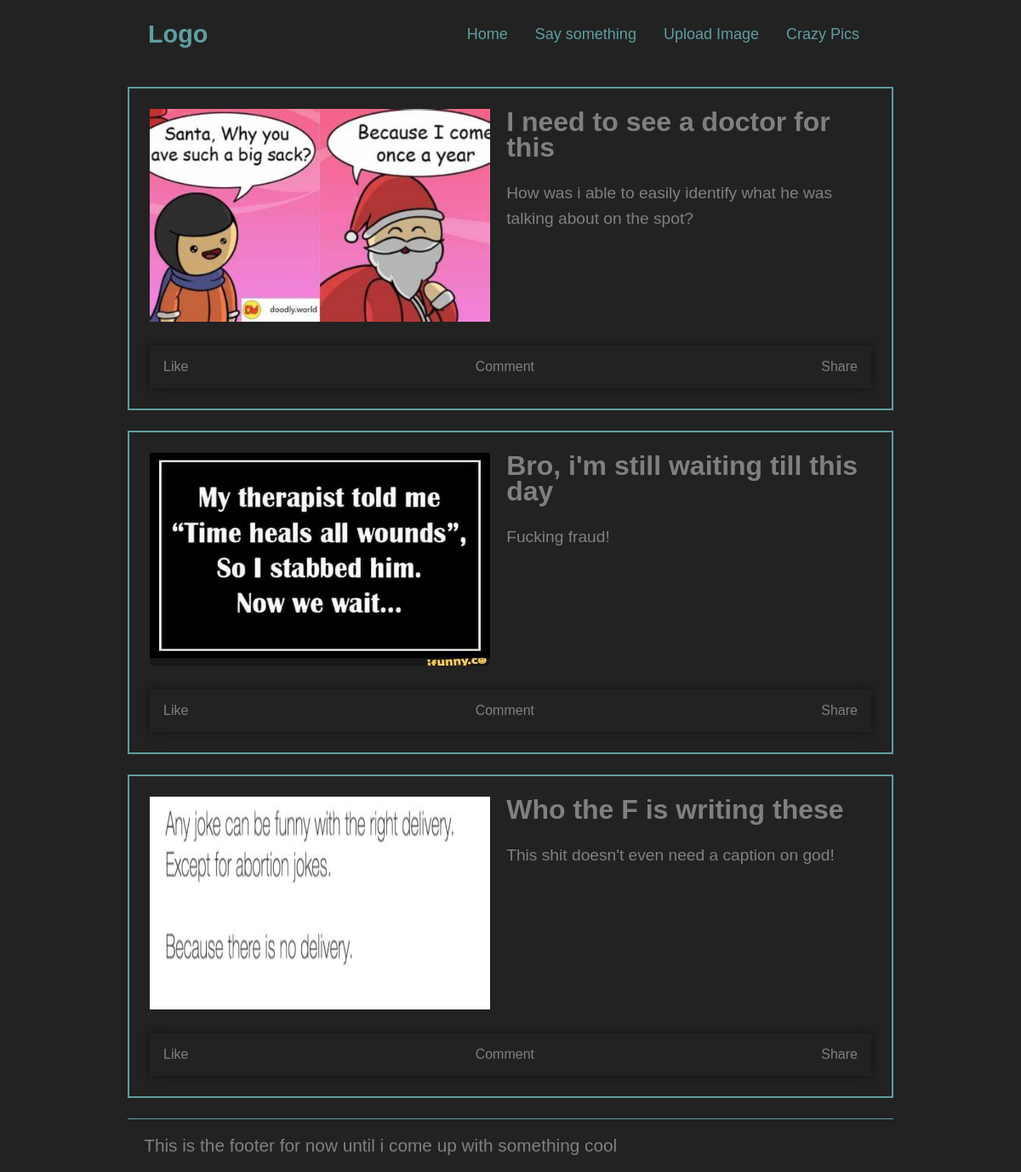
Screenshot of /crazy_pics/ with the database file from the repository.
### humor/models.py (models this page shows, shortened)
class UploadImage(models.Model):
	title = models.CharField(max_length=200)
	caption = models.CharField(max_length=200)
	image = models.ImageField(upload_to='crazy_pics/')
	date_posted = models.DateTimeField(auto_now_add=True)

### humor/views.py (the view)
# urls.py: path('crazy_pics/', views.crazy_pics, name="crazy_pics"),
def crazy_pics(request):
	images = UploadImage.objects.all().order_by("-date_posted")
	context = {
		'images':images
	}
	return render(request, "humor/crazy_pics.html", context)

### humor/templates/humor/crazy_pics.html (shortened to what this page needs)
{% load static %}
<!DOCTYPE html>
<html>
<head>
	<link rel="stylesheet" type="text/css" href="{% static 'css/crazy_pics.css' %}">
</head>
<body>
	<header>
		<div class="logo">
			<h2>Logo</h2>
		</div>
		<ul class="navbar" id="navbar">
			<li><a href="{% url 'home' %}">Home</a></li>
			<li><a href="{% url 'say_something' %}">Say something</a></li>
			<li><a href="{% url 'upload_image' %}">Upload Image</a></li>
			<li><a href="{% url 'crazy_pics' %}">Crazy Pics</a></li>
		</ul>
	</header>
	<section class="main_posts_container">
		{% for x in images %}
		<div class="post">
			<div class="top_part">
				<div class="img_container">
					<img src="{{x.image.url}}" class="img" />
				</div>
				<div class="caption">
					<h3>
						{{x.title}}
					</h3>
					<p>
						{{x.caption}}
					</p>
				</div>
			</div>
			<div class="bottom_part">
				<span>Like</span>
				<span>Comment</span>
				<span>Share</span>
			</div>
		</div>
		{% endfor %}
	</section>
	<footer>
		This is the footer for now until i come up with something cool
	</footer>
</body>
</html>

### static/css/crazy_pics.css (style rules this page uses)
* { margin: 0; padding: 0; box-sizing: border-box; font-family: sans-serif; background-color: #222; }
body { margin: 0 auto; max-width: 900px; }
header { display: flex; justify-content: space-between; align-items: center; padding: 1.5rem; position: sticky; top: 0; z-index: 999; }
.logo { cursor: pointer; }
.logo h2 { color: cadetblue; font-size: 1.8rem; }
.navbar { display: flex; justify-content: center; align-items: center; }
.navbar li { list-style: none; margin: 0 1rem; }
.navbar li a { text-decoration: none; color: cadetblue; font-size: 18px; }
.main_posts_container { display: flex; flex-direction: column; margin-top: 1.3rem; }
.main_posts_container .post { border: 2px solid cadetblue; padding: 1.5rem; margin-bottom: 1.5rem; }
.main_posts_container .post .top_part { margin-bottom: 1.5rem; display: flex; }
.main_posts_container .post .top_part .img { width: 400px; height: 250px; margin-right: 1.2rem; }
.main_posts_container .post .top_part .caption h3 { color: grey; line-height: 30px; font-size: 2rem; margin-bottom: 1.5rem; }
.main_posts_container .post .top_part .caption p { color: grey; font-size: 1.2rem; line-height: 30px; }
.main_posts_container .post .bottom_part { display: flex; justify-content: space-between; align-items: center; padding: 1rem; box-shadow: 0px 0px 10px rgba(0, 0, 0, 0.5); }
.main_posts_container .post .bottom_part span { color: grey; font-size: 1rem; cursor: pointer; }
footer { padding: 1.2rem; color: grey; font-size: 1.3rem; border-top: 1px solid cadetblue; }

### rows the page displays
UploadImage: image (picture), title "I need to see a doctor for this", caption "How was i able to easily identify what he was talking about on the spot?"
UploadImage: image (picture), title "Bro, i'm still waiting till this day", caption "Fucking fraud!"
UploadImage: image (picture), title "Who the F is writing these", caption "This shit doesn't even need a caption on god!"
